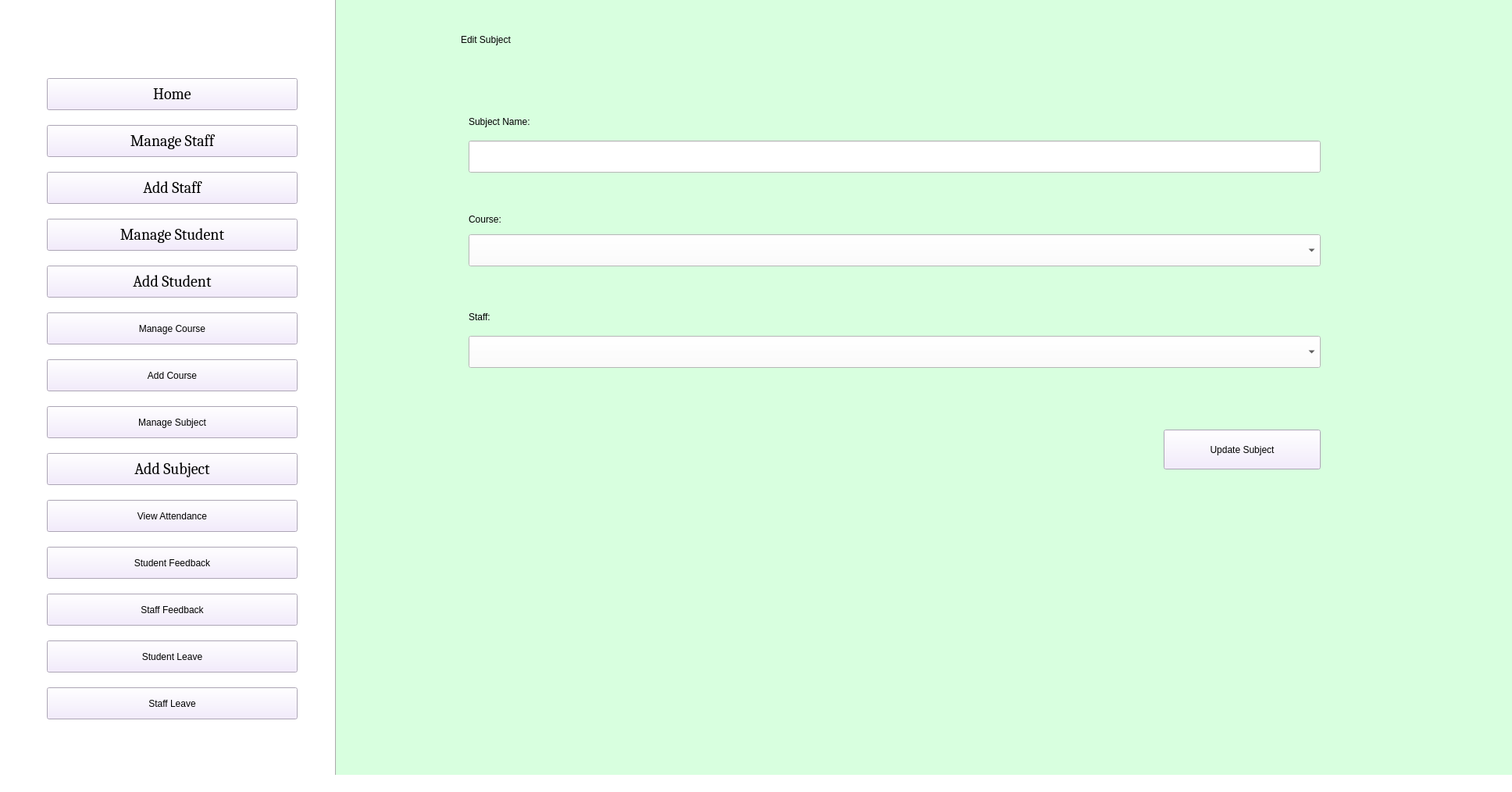
<?xml version="1.0" encoding="UTF-8"?>
<ui version="4.0">
 <class>AdminHomePage</class>
 <widget class="QMainWindow" name="AdminHomePage">
  <property name="enabled">
   <bool>true</bool>
  </property>
  <property name="geometry">
   <rect>
    <x>0</x>
    <y>0</y>
    <width>1936</width>
    <height>1014</height>
   </rect>
  </property>
  <property name="windowTitle">
   <string>Admin Home Page</string>
  </property>
  <property name="styleSheet">
   <string notr="true">background-color: rgb(255, 225, 198);
background-color: rgb(255, 255, 255);
</string>
  </property>
  <widget class="QWidget" name="centralwidget">
   <widget class="QPushButton" name="Home_b">
    <property name="geometry">
     <rect>
      <x>60</x>
      <y>100</y>
      <width>321</width>
      <height>41</height>
     </rect>
    </property>
    <property name="font">
     <font>
      <family>Cambria</family>
      <pointsize>15</pointsize>
      <weight>50</weight>
      <italic>false</italic>
      <bold>false</bold>
     </font>
    </property>
    <property name="styleSheet">
     <string notr="true">font: 15pt &quot;Cambria&quot;;
background-color: rgb(241, 231, 254);</string>
    </property>
    <property name="text">
     <string>Home</string>
    </property>
   </widget>
   <widget class="QPushButton" name="ManageStaff_b">
    <property name="geometry">
     <rect>
      <x>60</x>
      <y>160</y>
      <width>321</width>
      <height>41</height>
     </rect>
    </property>
    <property name="font">
     <font>
      <family>Cambria</family>
      <pointsize>15</pointsize>
      <weight>50</weight>
      <italic>false</italic>
      <bold>false</bold>
     </font>
    </property>
    <property name="styleSheet">
     <string notr="true">font: 15pt &quot;Cambria&quot;;
background-color: rgb(241, 231, 254);</string>
    </property>
    <property name="text">
     <string>Manage Staff</string>
    </property>
   </widget>
   <widget class="QPushButton" name="AddStaff_b">
    <property name="geometry">
     <rect>
      <x>60</x>
      <y>220</y>
      <width>321</width>
      <height>41</height>
     </rect>
    </property>
    <property name="font">
     <font>
      <family>Cambria</family>
      <pointsize>15</pointsize>
      <weight>50</weight>
      <italic>false</italic>
      <bold>false</bold>
     </font>
    </property>
    <property name="styleSheet">
     <string notr="true">font: 15pt &quot;Cambria&quot;;
background-color: rgb(241, 231, 254);</string>
    </property>
    <property name="text">
     <string>Add Staff</string>
    </property>
   </widget>
   <widget class="QPushButton" name="AddStudent_b">
    <property name="geometry">
     <rect>
      <x>60</x>
      <y>340</y>
      <width>321</width>
      <height>41</height>
     </rect>
    </property>
    <property name="font">
     <font>
      <family>Cambria</family>
      <pointsize>15</pointsize>
      <weight>50</weight>
      <italic>false</italic>
      <bold>false</bold>
     </font>
    </property>
    <property name="styleSheet">
     <string notr="true">font: 15pt &quot;Cambria&quot;;
background-color: rgb(241, 231, 254);</string>
    </property>
    <property name="text">
     <string>Add Student</string>
    </property>
   </widget>
   <widget class="QPushButton" name="ManageCourse_b">
    <property name="geometry">
     <rect>
      <x>60</x>
      <y>400</y>
      <width>321</width>
      <height>41</height>
     </rect>
    </property>
    <property name="styleSheet">
     <string notr="true">font: 15pt &quot;Cambria&quot;;
background-color: rgb(241, 231, 254);</string>
    </property>
    <property name="text">
     <string>Manage Course</string>
    </property>
   </widget>
   <widget class="QPushButton" name="AddCourse_b">
    <property name="geometry">
     <rect>
      <x>60</x>
      <y>460</y>
      <width>321</width>
      <height>41</height>
     </rect>
    </property>
    <property name="styleSheet">
     <string notr="true">font: 15pt &quot;Cambria&quot;;
background-color: rgb(241, 231, 254);</string>
    </property>
    <property name="text">
     <string>Add Course</string>
    </property>
   </widget>
   <widget class="QPushButton" name="ManageSubject_b">
    <property name="geometry">
     <rect>
      <x>60</x>
      <y>520</y>
      <width>321</width>
      <height>41</height>
     </rect>
    </property>
    <property name="styleSheet">
     <string notr="true">font: 15pt &quot;Cambria&quot;;
background-color: rgb(241, 231, 254);</string>
    </property>
    <property name="text">
     <string>Manage Subject</string>
    </property>
   </widget>
   <widget class="QPushButton" name="AddSubject_b">
    <property name="geometry">
     <rect>
      <x>60</x>
      <y>580</y>
      <width>321</width>
      <height>41</height>
     </rect>
    </property>
    <property name="font">
     <font>
      <family>Cambria</family>
      <pointsize>15</pointsize>
      <weight>50</weight>
      <italic>false</italic>
      <bold>false</bold>
     </font>
    </property>
    <property name="styleSheet">
     <string notr="true">font: 15pt &quot;Cambria&quot;;
background-color: rgb(241, 231, 254);</string>
    </property>
    <property name="text">
     <string>Add Subject</string>
    </property>
   </widget>
   <widget class="QPushButton" name="ViewAttendance_b">
    <property name="geometry">
     <rect>
      <x>60</x>
      <y>640</y>
      <width>321</width>
      <height>41</height>
     </rect>
    </property>
    <property name="styleSheet">
     <string notr="true">font: 15pt &quot;Cambria&quot;;
background-color: rgb(241, 231, 254);</string>
    </property>
    <property name="text">
     <string>View Attendance</string>
    </property>
   </widget>
   <widget class="QPushButton" name="StudentFeedback_b">
    <property name="geometry">
     <rect>
      <x>60</x>
      <y>700</y>
      <width>321</width>
      <height>41</height>
     </rect>
    </property>
    <property name="styleSheet">
     <string notr="true">font: 15pt &quot;Cambria&quot;;
background-color: rgb(241, 231, 254);</string>
    </property>
    <property name="text">
     <string>Student Feedback</string>
    </property>
   </widget>
   <widget class="QPushButton" name="StaffFeedback_b">
    <property name="geometry">
     <rect>
      <x>60</x>
      <y>760</y>
      <width>321</width>
      <height>41</height>
     </rect>
    </property>
    <property name="styleSheet">
     <string notr="true">font: 15pt &quot;Cambria&quot;;
background-color: rgb(241, 231, 254);</string>
    </property>
    <property name="text">
     <string>Staff Feedback</string>
    </property>
   </widget>
   <widget class="QPushButton" name="StudentLeave_b">
    <property name="geometry">
     <rect>
      <x>60</x>
      <y>820</y>
      <width>321</width>
      <height>41</height>
     </rect>
    </property>
    <property name="styleSheet">
     <string notr="true">font: 15pt &quot;Cambria&quot;;
background-color: rgb(241, 231, 254);</string>
    </property>
    <property name="text">
     <string>Student Leave</string>
    </property>
   </widget>
   <widget class="QPushButton" name="ManageStudent_b">
    <property name="geometry">
     <rect>
      <x>60</x>
      <y>280</y>
      <width>321</width>
      <height>41</height>
     </rect>
    </property>
    <property name="font">
     <font>
      <family>Cambria</family>
      <pointsize>15</pointsize>
      <weight>50</weight>
      <italic>false</italic>
      <bold>false</bold>
     </font>
    </property>
    <property name="styleSheet">
     <string notr="true">font: 15pt &quot;Cambria&quot;;
background-color: rgb(241, 231, 254);</string>
    </property>
    <property name="text">
     <string>Manage Student</string>
    </property>
   </widget>
   <widget class="QPushButton" name="StaffLeave_b">
    <property name="geometry">
     <rect>
      <x>60</x>
      <y>880</y>
      <width>321</width>
      <height>41</height>
     </rect>
    </property>
    <property name="styleSheet">
     <string notr="true">font: 15pt &quot;Cambria&quot;;
background-color: rgb(241, 231, 254);</string>
    </property>
    <property name="text">
     <string>Staff Leave</string>
    </property>
   </widget>
   <widget class="Line" name="line">
    <property name="geometry">
     <rect>
      <x>420</x>
      <y>-50</y>
      <width>20</width>
      <height>1081</height>
     </rect>
    </property>
    <property name="orientation">
     <enum>Qt::Vertical</enum>
    </property>
   </widget>
   <widget class="QLabel" name="AdminEditSubject_l">
    <property name="geometry">
     <rect>
      <x>430</x>
      <y>-10</y>
      <width>1671</width>
      <height>1031</height>
     </rect>
    </property>
    <property name="styleSheet">
     <string notr="true">background-color: rgb(216, 255, 223);</string>
    </property>
    <property name="text">
     <string/>
    </property>
   </widget>
   <widget class="QLabel" name="EditSubject_l">
    <property name="geometry">
     <rect>
      <x>590</x>
      <y>30</y>
      <width>1351</width>
      <height>41</height>
     </rect>
    </property>
    <property name="styleSheet">
     <string notr="true">font: 75 17pt &quot;Times New Roman&quot;;
background-color: rgb(216, 255, 223);

</string>
    </property>
    <property name="text">
     <string>Edit Subject</string>
    </property>
   </widget>
   <widget class="QPushButton" name="UpdateSubject_b">
    <property name="geometry">
     <rect>
      <x>1490</x>
      <y>550</y>
      <width>201</width>
      <height>51</height>
     </rect>
    </property>
    <property name="styleSheet">
     <string notr="true">font: 12pt &quot;Cambria&quot;;
background-color: rgb(241, 231, 254);</string>
    </property>
    <property name="text">
     <string>Update Subject</string>
    </property>
   </widget>
   <widget class="QLabel" name="Staff_l">
    <property name="geometry">
     <rect>
      <x>600</x>
      <y>390</y>
      <width>361</width>
      <height>31</height>
     </rect>
    </property>
    <property name="styleSheet">
     <string notr="true">font: 15pt &quot;Times New Roman&quot;;
background-color: rgb(216, 255, 223);
</string>
    </property>
    <property name="text">
     <string>Staff:</string>
    </property>
   </widget>
   <widget class="QLineEdit" name="SubjectName_tb">
    <property name="geometry">
     <rect>
      <x>600</x>
      <y>180</y>
      <width>1091</width>
      <height>41</height>
     </rect>
    </property>
    <property name="styleSheet">
     <string notr="true">font: 15pt &quot;Times New Roman&quot;;</string>
    </property>
   </widget>
   <widget class="QLabel" name="SubjectName_l">
    <property name="geometry">
     <rect>
      <x>600</x>
      <y>140</y>
      <width>361</width>
      <height>31</height>
     </rect>
    </property>
    <property name="styleSheet">
     <string notr="true">font: 15pt &quot;Times New Roman&quot;;
background-color: rgb(216, 255, 223);
</string>
    </property>
    <property name="text">
     <string>Subject Name:</string>
    </property>
   </widget>
   <widget class="QLabel" name="Course_l">
    <property name="geometry">
     <rect>
      <x>600</x>
      <y>270</y>
      <width>361</width>
      <height>21</height>
     </rect>
    </property>
    <property name="styleSheet">
     <string notr="true">font: 15pt &quot;Times New Roman&quot;;
background-color: rgb(216, 255, 223);
</string>
    </property>
    <property name="text">
     <string>Course:</string>
    </property>
   </widget>
   <widget class="QComboBox" name="Course_cmb">
    <property name="geometry">
     <rect>
      <x>600</x>
      <y>300</y>
      <width>1091</width>
      <height>41</height>
     </rect>
    </property>
    <property name="styleSheet">
     <string notr="true">font: 15pt &quot;Times New Roman&quot;;</string>
    </property>
   </widget>
   <widget class="QComboBox" name="Staff_cmb">
    <property name="geometry">
     <rect>
      <x>600</x>
      <y>430</y>
      <width>1091</width>
      <height>41</height>
     </rect>
    </property>
    <property name="styleSheet">
     <string notr="true">font: 15pt &quot;Times New Roman&quot;;</string>
    </property>
   </widget>
  </widget>
  <widget class="QStatusBar" name="statusbar"/>
 </widget>
 <resources/>
 <connections/>
</ui>
